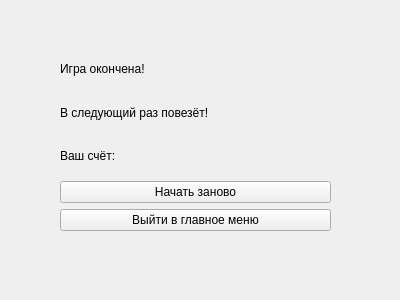
<?xml version="1.0" encoding="UTF-8"?>
<ui version="4.0">
 <class>Form</class>
 <widget class="QWidget" name="Form">
  <property name="geometry">
   <rect>
    <x>0</x>
    <y>0</y>
    <width>400</width>
    <height>300</height>
   </rect>
  </property>
  <property name="windowTitle">
   <string>Form</string>
  </property>
  <widget class="QWidget" name="verticalLayoutWidget">
   <property name="geometry">
    <rect>
     <x>60</x>
     <y>50</y>
     <width>271</width>
     <height>181</height>
    </rect>
   </property>
   <layout class="QVBoxLayout" name="verticalLayout">
    <item>
     <widget class="QLabel" name="label">
      <property name="text">
       <string>Игра окончена!</string>
      </property>
     </widget>
    </item>
    <item>
     <widget class="QLabel" name="label_2">
      <property name="text">
       <string>В следующий раз повезёт!</string>
      </property>
     </widget>
    </item>
    <item>
     <widget class="QLabel" name="CountLabel">
      <property name="text">
       <string>Ваш счёт: </string>
      </property>
     </widget>
    </item>
    <item>
     <widget class="QPushButton" name="RestartGameBtn">
      <property name="text">
       <string>Начать заново</string>
      </property>
     </widget>
    </item>
    <item>
     <widget class="QPushButton" name="BackToMainMenuBtn">
      <property name="text">
       <string>Выйти в главное меню</string>
      </property>
     </widget>
    </item>
   </layout>
  </widget>
 </widget>
 <resources/>
 <connections/>
</ui>
